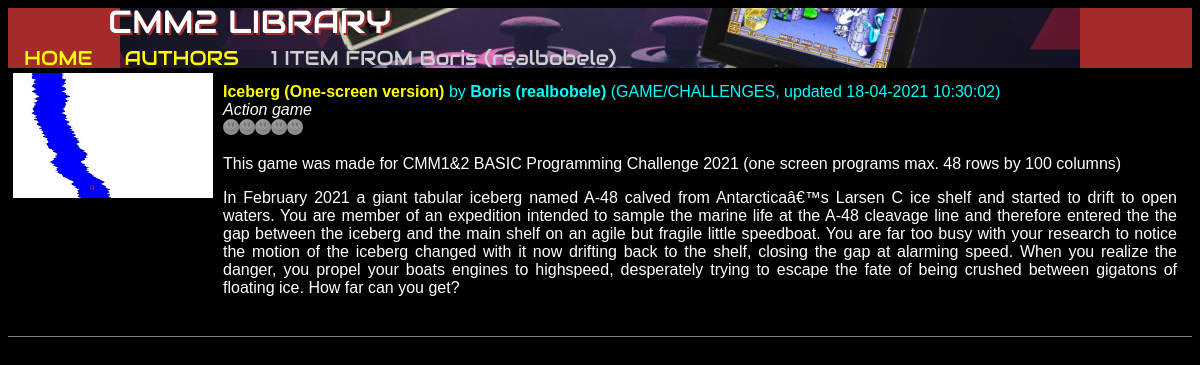
Screenshot of /listAuthor.php?id=24 with the database file from the repository.
### tables this page shows
CREATE TABLE IF NOT EXISTS `apps` (
  `id` int(11) NOT NULL AUTO_INCREMENT,
  `title` varchar(200) NOT NULL,
  `version` varchar(200) NOT NULL,
  `changed` timestamp NOT NULL DEFAULT CURRENT_TIMESTAMP,
  `author` int(11) NOT NULL DEFAULT '1',
  `scr_path` varchar(200) NOT NULL,
  `subtitle` varchar(200) NOT NULL,
  `description` varchar(2000) NOT NULL,
  `link` varchar(200) NOT NULL,
  `category` varchar(200) NOT NULL DEFAULT '1',
  `rating` int(11) NOT NULL DEFAULT '0',
  `enabled` tinyint(1) NOT NULL DEFAULT '1',
  PRIMARY KEY (`id`),
  KEY `title` (`title`,`changed`,`author`,`category`),
  KEY `title_2` (`title`),
  KEY `changed` (`changed`),
  KEY `category` (`category`)
);

CREATE TABLE IF NOT EXISTS `authors` (
  `id` int(11) NOT NULL AUTO_INCREMENT,
  `author` varchar(200) NOT NULL,
  `contact` varchar(200) DEFAULT NULL,
  PRIMARY KEY (`id`),
  UNIQUE KEY `author_4` (`author`),
  UNIQUE KEY `id` (`id`),
  UNIQUE KEY `id_2` (`id`),
  KEY `author` (`author`),
  KEY `author_2` (`author`),
  KEY `author_3` (`author`)
);

### listAuthor.php (the view, shortened to what this page needs)
<!DOCTYPE html>
<html>
<head>
</head>
<body>
<?php
$authors = array();
$sql= "SELECT * FROM authors ORDER BY id";
$result = mysql_query($sql) or die('Query failed: ' . mysql_error());
if ($result)
  while ($row = mysql_fetch_assoc($result))
  {
  	$authors[$row['id']] = $row['author'];
	}
$list = 0;
$id = 0;
if(isset($_GET['id']))
	$id = intval($_GET['id']);
if ($id != 0)
{
	$sql= "SELECT COUNT(*) AS totalApps FROM apps WHERE author=" . $id;
	$result = mysql_query($sql) or die('Query failed: ' . mysql_error());
	if ($result)
		if ($row = mysql_fetch_assoc($result))
			$list = $row['totalApps'];
	if ($id != 0)
	{
		if ($list > 1)
			$list .= ' ITEMS FROM ' . $authors[$id];
		else
			$list .= ' ITEM FROM ' . $authors[$id];
	}
}
?>
<div class="navbar">
	<a href="index.php">HOME</a>
	<a href="listAuthors.php">AUTHORS</a>
	<div>
	<?php
	echo $list;
	?>
	</div>
</div>
<div style="text-shadow: 2px 2px brown;font-family: 'Audiowide', sans-serif;line-height: 90%;padding-left: 100px;position: fixed; color: White; margin-top: -60px;font-size: 32px;">
CMM2 LIBRARY
</div>
<div class="main">
<?php
$cats = array();
$sql= "SELECT * FROM categories ORDER BY id";
$result = mysql_query($sql) or die('Query failed: ' . mysql_error());
if ($result)
  while ($row = mysql_fetch_assoc($result))
  	$cats[$row['id']] = $row['category'];
$sql= "SELECT * FROM apps WHERE author=" . $id . " ORDER BY title";
$result = mysql_query($sql) or die('Query failed: ' . mysql_error());
if ($result) {
  while ($row = mysql_fetch_assoc($result))
  {
		echo '<div class="flex-row">';
				if ($row['scr_path'] != '')
				{
					echo '<a href="screens/' . $row['scr_path'] . '" target="_blank">';
					echo '<img style="max-width: 200px;" class="thumbnail" src="screens/' . $row['scr_path'] . '">';
					echo '</a>';
				}
				else
					echo '<img style="max-width: 200px;" src="screens/MissingScreenshot.jpg">';
				echo '
				<div style="flex-grow: 3">
					<span><b>
						'; echo '<a class="titleAuthor" href="' . $row['link'] .'" target="_blank" title="Go to download">';
						echo $row['title'] . ' ' . $row['version'] . '</a>';
						if ($row['author'] != 1)
						{
							$sql1= "SELECT * FROM authors WHERE id=" . $row['author'];
							$result1 = mysql_query($sql1) or die('Query failed: ' . mysql_error());
							if ($result1)
								if ($row1 = mysql_fetch_assoc($result1))
									if ($row1['contact'] != '')
										echo '</b> by <b><a class="titleAuthor" href="' . $row1['contact'] . '" target="_blank" title="Visit author">' . $row1['author'] . '</a>';
									else
										echo '</b> by <b>' . $row1['author'];
						}
						echo ' </b>(';
						$cat = explode(',', $row['category']);
						$catlist = '';
						foreach ($cat as $catid)
							$catlist .= $cats[$catid] . '/';
						if (substr($catlist, -1) == '/')
							$catlist = substr($catlist, 0, strlen($catlist) - 1);
						echo strtoupper($catlist);
						echo ', updated ' . date("d-m-Y H:i:s", strtotime($row['changed'])) . ')';
						echo '
					<br></span>
					<span style="font-style: italic;color:white;">
						';
						echo $row['subtitle'];
						echo '
					<br></span>
					';
					$rating = $row['rating'];
					$id = $row['id'];
					$rate = 'rateApp.php?id=' . $id;
					if ($rating >= 1)
						echo '<a href="' . $rate . '"><img style="max-width: 16px;" src="smile.png" title="Add 1 smiling point (now ' . $rating . ')"></a>';
					else
						echo '<a href="' . $rate . '"><img style="max-width: 16px;" src="smileS.png" title="Add 1 smiling point (now ' . $rating . ')"></a>';
					if ($rating >= 5)
						echo '<a href="' . $rate . '"><img style="max-width: 16px;" src="smile.png" title="Add 1 smiling point (now ' . $rating . ')"></a>';
					else
						echo '<a href="' . $rate . '"><img style="max-width: 16px;" src="smileS.png" title="Add 1 smiling point (now ' . $rating . ')"></a>';
					if ($rating >= 25)
						echo '<a href="' . $rate . '"><img style="max-width: 16px;" src="smile.png" title="Add 1 smiling point (now ' . $rating . ')"></a>';
					else
						echo '<a href="' . $rate . '"><img style="max-width: 16px;" src="smileS.png" title="Add 1 smiling point (now ' . $rating . ')"></a>';
					if ($rating >= 100)
						echo '<a href="' . $rate . '"><img style="max-width: 16px;" src="smile.png" title="Add 1 smiling point (now ' . $rating . ')"></a>';
					else
						echo '<a href="' . $rate . '"><img style="max-width: 16px;" src="smileS.png" title="Add 1 smiling point (now ' . $rating . ')"></a>';
					if ($rating >= 500)
						echo '<a href="' . $rate . '"><img style="max-width: 16px;" src="smile.png" title="Add 1 smiling point (now ' . $rating . ')"></a>';
					else
						echo '<a href="' . $rate . '"><img style="max-width: 16px;" src="smileS.png" title="Add 1 smiling point (now ' . $rating . ')"></a>';
					echo '<p><div class="description">';
						echo $row['description'];
					echo '</div>
				</div>
			</div>
			<hr style="height:1px;border-width:0;color:gray;background-color:gray">
		';
  }
}
?>
</div>
</body>
</html>

### listAuthor.php (style rules this page uses)
body { background-color: Black; font-family: Arial, Helvetica, sans-serif; }
.navbar { font-family: 'Audiowide', sans-serif; overflow: hidden; margin-right: 5px; background-image: url("banner.jpg"); background-repeat: no-repeat; background-size: auto; background-position: center; background-color: Brown; position: sticky; top: 0; height: 60px; width: 100%; }
.navbar a { float: left; display: fixed; color: yellow; text-align: center; margin-top: 32px; padding: 5px 16px; text-decoration: none; font-size: 20px; }
.navbar div { float: left; display: fixed; color: #d0d0d0; text-align: center; margin-top: 32px; padding: 5px 16px; text-decoration: none; font-size: 20px; }
.flex-row { display: flex; align-items: stretch; background-color: Black; width: 400; padding: 5px; }
.flex-row > div { color: Cyan; background-color: Black; margin: 5px; padding: 5px; text-align: left; font-size: 16px; }
.description { text-align: justify; color: White; }
.titleAuthor { color:yellow; text-decoration: none; }

### rows the page displays
apps: scr_path (picture), title "Iceberg", version "(One-screen version)", authors.author "Boris (realbobele)", catlist "GAME/CHALLENGES", changed "18-04-2021 10:30:02", subtitle "Action game", rating 0 (drawn), description "This game was made for CMM1&2 BASIC Programming Challenge 2021 (one screen programs max. 48 rows by 100 columns) In February 2021 a giant tabular iceberg named A-48 calved from Antarcticaâ€™s Larsen C ice shelf and started to drift to open waters. You are member of an expedition intended to sample the marine life at the A-48 cleavage line and therefore entered the the gap between the iceberg and the main shelf on an agile but fragile little speedboat. You are far too busy with your research to notice the motion of the iceberg changed with it now drifting back to the shelf, closing the gap at alarming speed. When you realize the danger, you propel your boats engines to highspeed, desperately…"

### other values shown
$list "1 ITEM FROM Boris (realbobele)"
